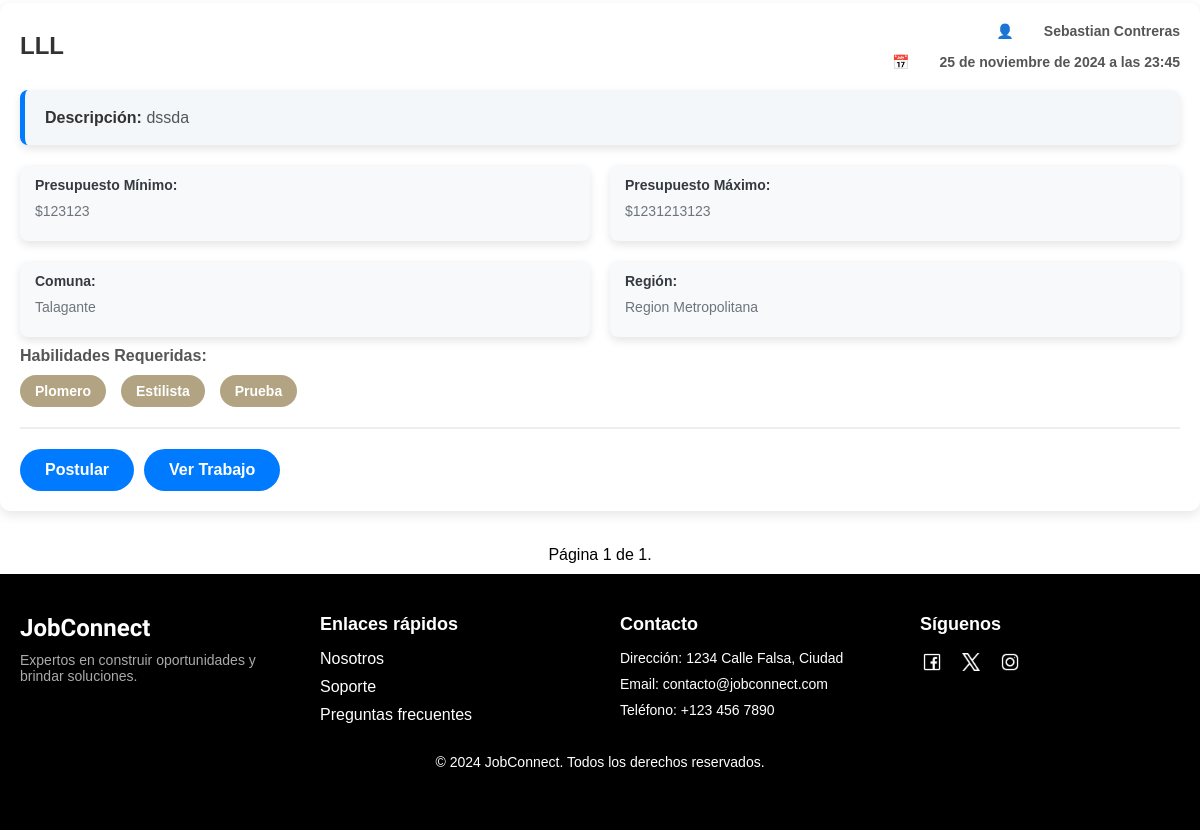
Before: /trabajos/trabajos/ (signed in, lower part) with the older database file.
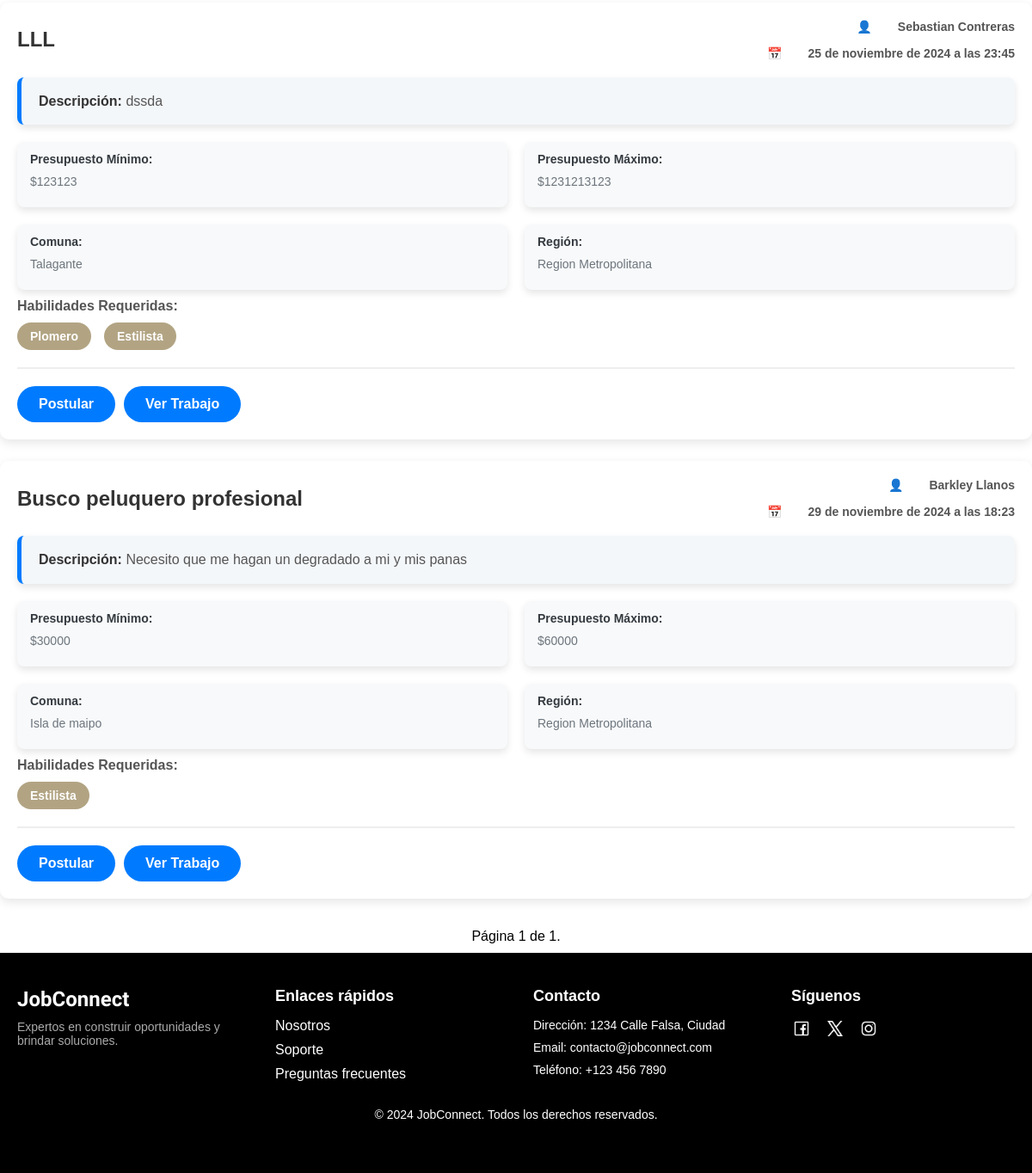
After: the same page with the newer database file.
### usuarios/models.py (models this page shows, shortened)
class Trabajo(models.Model):
    titulo = models.CharField(max_length=200)
    descripcion = models.TextField()
    presupuesto_minimo = models.IntegerField()
    presupuesto_maximo = models.IntegerField()
    region = models.ForeignKey(Region, on_delete=models.SET_NULL, null=True)
    comuna = models.ForeignKey(Comuna, on_delete=models.SET_NULL, null=True)
    usuario_creador = models.ForeignKey(CustomUser, on_delete=models.CASCADE, related_name='trabajos_creados')
    fecha_creacion = models.DateTimeField(auto_now_add=True)
    is_disponible = models.BooleanField(default=True)
    trabajador_seleccionado = models.ForeignKey(CustomUser, null=True, blank=True, on_delete=models.SET_NULL,related_name="trabajos_seleccionados")
    is_completado = models.BooleanField(default=False)
    habilidades = models.ManyToManyField('Habilidades', blank=True)
    forma_pago = models.CharField(max_length=50, null=True, blank=True)
    pago_final = models.IntegerField(null=True, blank=True)

class CustomUser(AbstractBaseUser, PermissionsMixin):
    NATIONALITY_CHOICES = [
        ('CL', 'Chilena'),
        ('AR', 'Argentina'),
        ('BR', 'Brasileña'),
        ('VE', 'Venezolana'),
        ('PE', 'Peruana'),
        ('CO', 'Colombiana'),
    ]
    GENERO_CHOICES = [
        ('M', 'Masculino'),
        ('F', 'Femenino'),
        ('O', 'Otro')
    ]
    email = models.EmailField(unique=True)
    rut = models.CharField(max_length=12)
    first_name = models.CharField(max_length=30)
    s_nombre = models.CharField(max_length=30, blank=True, null=True)
    last_name = models.CharField(max_length=30)
    s_apellido = models.CharField(max_length=30, blank=True, null=True)
    fecha_nacimiento = models.DateField(validators=[validar_fecha_nacimiento])
    region = models.ForeignKey(Region, on_delete=models.SET_NULL, null=True, blank=True)
    comuna = models.ForeignKey(Comuna, on_delete=models.SET_NULL, null=True, blank=True)
    bio = models.TextField(max_length=500, blank=True)
    foto_perfil = models.ImageField(upload_to='perfiles/', null=True, blank=True)
    numero_telefono = models.CharField(
        max_length=15,
        validators=[RegexValidator(r'^\+?1?\d{9,15}$', message="El número debe estar en el formato: +999999999")]
    )
    genero = models.CharField(max_length=1, choices=GENERO_CHOICES)
    nacionalidad = models.CharField(max_length=15, choices=NATIONALITY_CHOICES)
    instagram = models.URLField(max_length=150, blank=True, null=True)
    facebook = models.URLField(max_length=150, blank=True, null=True)
    trabajos_realizados = models.PositiveIntegerField(default=0)
    trabajos_solicitados = models.PositiveIntegerField(default=0)
    is_active = models.BooleanField(default=True)
    is_staff = models.BooleanField(default=False)
    habilidades = models.ManyToManyField('Habilidades', blank=True)
    USERNAME_FIELD = 'email'
    REQUIRED_FIELDS = ['rut', 'first_name', 'last_name', 'fecha_nacimiento', 'numero_telefono', 'genero', 'nacionalidad']
    objects = CustomUserManager()
    groups = models.ManyToManyField('auth.Group', related_name='customuser_set', blank=True)
    user_permissions = models.ManyToManyField('auth.Permission', related_name='customuser_set', blank=True)
    def get_full_name(self):
        full_name = f"{self.first_name} {self.last_name}".strip()
        return full_name

class Comuna(models.Model):
    nombre = models.CharField(max_length=100)
    region = models.ForeignKey(Region, on_delete=models.CASCADE, related_name='comunas')
    def __str__(self):
        return self.nombre

class Region(models.Model):
    nombre = models.CharField(max_length=100)
    def __str__(self):
        return self.nombre

class Habilidades(models.Model):
    nombre = models.CharField(max_length=50, unique=True)

### trabajos/views.py (the view, shortened to what this page needs)
# urls.py: path('trabajos/', include('trabajos.urls')),
@login_required
def trabajos(request):
    trabajos = Trabajo.objects.filter(is_disponible=True).exclude(usuario_creador=request.user)
    habilidades = Habilidades.objects.all()
    regiones = Region.objects.all()
    comunas = Comuna.objects.all()
    habilidades_filter = request.GET.getlist('habilidades')
    if habilidades_filter:
        trabajos = trabajos.filter(habilidades__id__in=habilidades_filter).distinct()
    region_filter = request.GET.get('region')
    if region_filter:
        trabajos = trabajos.filter(region__id=region_filter)
    comuna_filter = request.GET.get('comuna')
    if comuna_filter:
        trabajos = trabajos.filter(comuna__id=comuna_filter)
    search_query = request.GET.get('search', '')
    paginator = Paginator(trabajos, 10)
    page_number = request.GET.get('page')
    page_obj = paginator.get_page(page_number)
    postulaciones = Postulacion.objects.filter(usuario_postulante=request.user)
    postulaciones_trabajos = postulaciones.values_list('trabajo', flat=True)
    return render(request, 'trabajos/trabajos.html', {
        'trabajos': page_obj,
        'search_query': search_query,
        'habilidades': habilidades,
        'regiones': regiones,
        'comunas': comunas,
        'postulaciones_trabajos': postulaciones_trabajos, # Pasamos la lista de postulaciones al template
    })

### trabajos/templates/trabajos/trabajos.html (shortened to what this page needs)
{% extends 'core/base.html' %}
{% load static %}
{% load l10n %}
{% block extra_css %}
    <link rel="stylesheet" type="text/css" href="{% static 'trabajos/css/trabajo.css' %}">
    <link href="https://cdnjs.cloudflare.com/ajax/libs/font-awesome/6.0.0-beta3/css/all.min.css" rel="stylesheet">
{% endblock %}
{% block content %}
    {% for trabajo in trabajos %}
        <div class="container-carta">
            <div class="carta">
                <div class="carta-header">
                    <h2 class="titulo">{{ trabajo.titulo }}</h2>
                    <div class="info-header">
                        <div class="info-item creador">
                            <span class="icon">👤</span>
                            <strong>{{ trabajo.usuario_creador.get_full_name }}</strong>
                        </div>
                        <div class="info-item fecha">
                            <span class="icon">📅</span>
                            <strong>{{ trabajo.fecha_creacion }}</strong>
                        </div>
                    </div>
                </div>
                <div class="carta-body">
                    <div class="descripcion-container">
                        <p><strong>Descripción:</strong> {{ trabajo.descripcion }}</p>
                    </div>
                    <div class="nuevos-datos">
                        <div class="dato">
                            <strong>Presupuesto Mínimo:</strong>
                            <p>${{ trabajo.presupuesto_minimo |localize }}</p>
                        </div>
                        <div class="dato">
                            <strong>Presupuesto Máximo:</strong>
                            <p>${{ trabajo.presupuesto_maximo |localize }}</p>
                        </div>
                        <div class="dato">
                            <strong>Comuna:</strong>
                            <p>{{ trabajo.comuna }}</p>
                        </div>
                        <div class="dato">
                            <strong>Región:</strong>
                            <p>{{ trabajo.region }}</p>
                        </div>
                    </div>
                {% if trabajo.habilidades.all %}
                    <p><strong>Habilidades Requeridas:</strong></p>
                    <div class="habilidades-container">
                        {% for habilidad in trabajo.habilidades.all %}
                            <span class="habilidad">{{ habilidad.nombre }}</span>
                        {% endfor %}
                    </div>
                {% else %}
                    <p><strong>Habilidades Requeridas:</strong> No se han especificado habilidades.</p>
                {% endif %}
            </div>
            <hr class="linea-separadora">
            <div class="acciones">
                {% if request.user != trabajo.usuario_creador %}
                    {% if trabajo.id in postulaciones_trabajos %}
                        <span class="btn postulado-btn">Ya postulaste</span>
                    {% else %}
                        <a href="{% url 'postular_trabajo' trabajo.id %}" class="btn postular-btn">Postular</a>
                    {% endif %}
                    <a href="{% url 'detalle_trabajo' trabajo.id %}" class="btn ver-btn">Ver Trabajo</a>
                {% endif %}
            </div>
        </div>
    {% empty %}
        <div class="no-result-message">
            <p>No se han encontrado trabajos disponibles.</p>
        </div>
    {% endfor %}
    <div class="pagination">
        <span class="step-links">
            <span class="current">
                Página {{ trabajos.number }} de {{ trabajos.paginator.num_pages }}.
            </span>
        </span>
    </div>
{% endblock %}

Changed rows visible on the page:
removed Habilidades: nombre "Prueba", shown under Trabajo "LLL"
added Trabajo: titulo "Busco peluquero profesional", usuario_creador.get_full_name "Barkley Llanos", fecha_creacion "29 de noviembre de 2024 a las 18:23", descripcion "Necesito que me hagan un degradado a mi y mis panas", presupuesto_minimo "30000", presupuesto_maximo "60000", comuna "Isla de maipo", region "Region Metropolitana", shows "Postular", shows "Ver Trabajo", Habilidades (nombre "Estilista")
